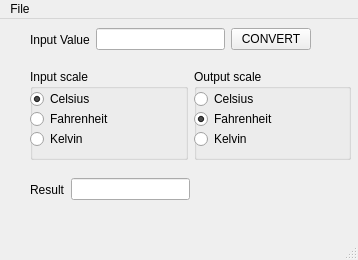
<?xml version="1.0" encoding="UTF-8"?>
<ui version="4.0">
 <class>TemperatureConverter</class>
 <widget class="QMainWindow" name="TemperatureConverter">
  <property name="geometry">
   <rect>
    <x>0</x>
    <y>0</y>
    <width>358</width>
    <height>260</height>
   </rect>
  </property>
  <property name="windowTitle">
   <string>Temperature Converter</string>
  </property>
  <widget class="QWidget" name="centralwidget">
   <widget class="QWidget" name="horizontalLayoutWidget">
    <property name="geometry">
     <rect>
      <x>30</x>
      <y>0</y>
      <width>281</width>
      <height>41</height>
     </rect>
    </property>
    <layout class="QHBoxLayout" name="horizontalLayout">
     <item>
      <widget class="QLabel" name="label_input">
       <property name="text">
        <string>Input Value</string>
       </property>
      </widget>
     </item>
     <item>
      <widget class="QLineEdit" name="le_input">
       <property name="toolTip">
        <string>Enter a number to be converted</string>
       </property>
       <property name="inputMask">
        <string extracomment="Input must be a number"/>
       </property>
      </widget>
     </item>
     <item>
      <widget class="QPushButton" name="bt_convert">
       <property name="text">
        <string>CONVERT</string>
       </property>
      </widget>
     </item>
    </layout>
   </widget>
   <widget class="QWidget" name="horizontalLayoutWidget_2">
    <property name="geometry">
     <rect>
      <x>30</x>
      <y>150</y>
      <width>160</width>
      <height>41</height>
     </rect>
    </property>
    <layout class="QHBoxLayout" name="horizontalLayout_2">
     <item>
      <widget class="QLabel" name="label_result">
       <property name="text">
        <string>Result</string>
       </property>
      </widget>
     </item>
     <item>
      <widget class="QLineEdit" name="le_result">
       <property name="readOnly">
        <bool>true</bool>
       </property>
      </widget>
     </item>
    </layout>
   </widget>
   <widget class="QWidget" name="horizontalLayoutWidget_4">
    <property name="geometry">
     <rect>
      <x>30</x>
      <y>50</y>
      <width>321</width>
      <height>91</height>
     </rect>
    </property>
    <layout class="QHBoxLayout" name="horizontalLayout_4">
     <item>
      <widget class="QGroupBox" name="gr_input_type">
       <property name="title">
        <string>Input scale</string>
       </property>
       <widget class="QRadioButton" name="rb_in_fahrenheit">
        <property name="geometry">
         <rect>
          <x>0</x>
          <y>40</y>
          <width>100</width>
          <height>20</height>
         </rect>
        </property>
        <property name="text">
         <string>Fahrenheit</string>
        </property>
       </widget>
       <widget class="QRadioButton" name="rb_in_celsius">
        <property name="geometry">
         <rect>
          <x>0</x>
          <y>20</y>
          <width>100</width>
          <height>20</height>
         </rect>
        </property>
        <property name="text">
         <string>Celsius</string>
        </property>
        <property name="checked">
         <bool>true</bool>
        </property>
       </widget>
       <widget class="QRadioButton" name="rb_in_kelvin">
        <property name="geometry">
         <rect>
          <x>0</x>
          <y>60</y>
          <width>100</width>
          <height>20</height>
         </rect>
        </property>
        <property name="text">
         <string>Kelvin</string>
        </property>
       </widget>
      </widget>
     </item>
     <item>
      <widget class="QGroupBox" name="gr_output_type">
       <property name="title">
        <string>Output scale</string>
       </property>
       <widget class="QRadioButton" name="rb_out_fahrenheit">
        <property name="geometry">
         <rect>
          <x>0</x>
          <y>40</y>
          <width>100</width>
          <height>20</height>
         </rect>
        </property>
        <property name="text">
         <string>Fahrenheit</string>
        </property>
        <property name="checked">
         <bool>true</bool>
        </property>
       </widget>
       <widget class="QRadioButton" name="rb_out_celsius">
        <property name="geometry">
         <rect>
          <x>0</x>
          <y>20</y>
          <width>100</width>
          <height>20</height>
         </rect>
        </property>
        <property name="text">
         <string>Celsius</string>
        </property>
       </widget>
       <widget class="QRadioButton" name="rb_out_kelvin">
        <property name="geometry">
         <rect>
          <x>0</x>
          <y>60</y>
          <width>100</width>
          <height>20</height>
         </rect>
        </property>
        <property name="text">
         <string>Kelvin</string>
        </property>
       </widget>
      </widget>
     </item>
    </layout>
   </widget>
  </widget>
  <widget class="QMenuBar" name="menubar">
   <property name="geometry">
    <rect>
     <x>0</x>
     <y>0</y>
     <width>358</width>
     <height>22</height>
    </rect>
   </property>
   <widget class="QMenu" name="menuFile">
    <property name="title">
     <string>File</string>
    </property>
    <addaction name="actionQuit"/>
   </widget>
   <addaction name="menuFile"/>
  </widget>
  <widget class="QStatusBar" name="statusbar"/>
  <action name="actionQuit">
   <property name="text">
    <string>Quit</string>
   </property>
  </action>
 </widget>
 <resources/>
 <connections>
  <connection>
   <sender>actionQuit</sender>
   <signal>triggered()</signal>
   <receiver>TemperatureConverter</receiver>
   <slot>close()</slot>
   <hints>
    <hint type="sourcelabel">
     <x>-1</x>
     <y>-1</y>
    </hint>
    <hint type="destinationlabel">
     <x>178</x>
     <y>129</y>
    </hint>
   </hints>
  </connection>
 </connections>
</ui>
